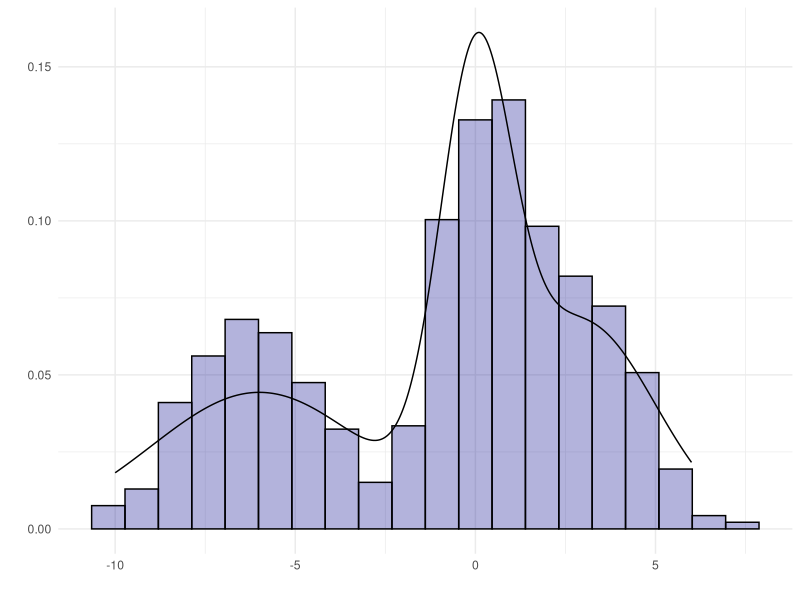

R code for this plot:
############################################################
# Gaussian mixture models
# Author: Jose A. Perusquia Cortes
# Affil:  Facultad de Ciencias - UNAM
# Module: Stochastic Simulation 
############################################################

############################################################
# Libraries
library(ggplot2)         # Version 4.0.2
library(ggthemes)        # Version 5.2.0
library(dplyr)           # Version 1.2.0
############################################################

############################################################
# Function that creates standard normal random variables 
# using Box-Muller transformation
gmmSimulation = function(n,w,mu,sigmaSq){
  
  # Number of components
  p = length(w)
  
  # Check parameters
  if(any(w<0) | any(w>1) | sum(w)!=1){
    stop('The weights are not well-defined.')
  }
  
  if(any(sigmaSq<=0)){
    stop('Variances need to be positive')
  }
  
  # Check dimensiones
  if(length(mu)!=p | length(sigmaSq)!=p){
    stop('mu and sigmaSq need to be of the same length as w')
  }
  
  # Generate the latent allocations variables
  Z = sample(size=n,x=c(1:p),replace=T)
  
  # Generate the mixture model
  sigma = sqrt(sigmaSq)
  X = rnorm(n,mean = mu[Z], sd = sigma[Z])
  
  # Results
  df = data.frame(Z=Z,X=X)
  
  return(df)
}
############################################################

############################################################
# Sample
n = 1000
mu = c(-6,0,3)
sigma = c(3,1,2)
w = c(1/2,1/4,1/4)

# Sample from the mixture model
set.seed(314159)
gmm = gmmSimulation(n,w,mu,sigma)

# Theoretical density
x  = seq(-10,6,by=0.01)
fx = (dnorm(x,mu[1],sigma[1])+
        dnorm(x,mu[2],sigma[2])+
        dnorm(x,mu[3],sigma[3]))/3
df = data.frame(x,fx)

# Histogram with density
ggplot(data=gmm,aes(x=X,y=after_stat(density)))+
  geom_histogram(bins=20,col='black',fill='darkblue',
                 alpha= 0.3)+
  geom_line(data=df, aes(x=x,y=fx))+
  labs(x='',y='')+
  theme_minimal()
############################################################
